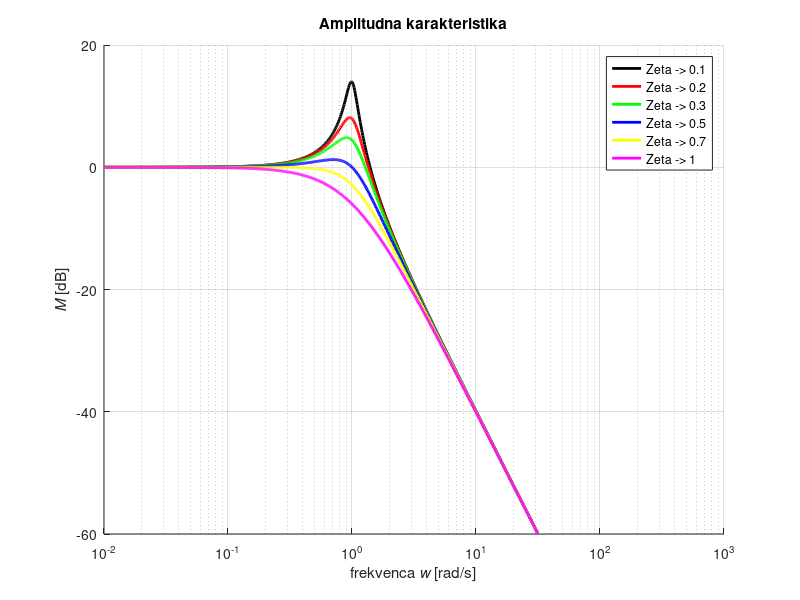
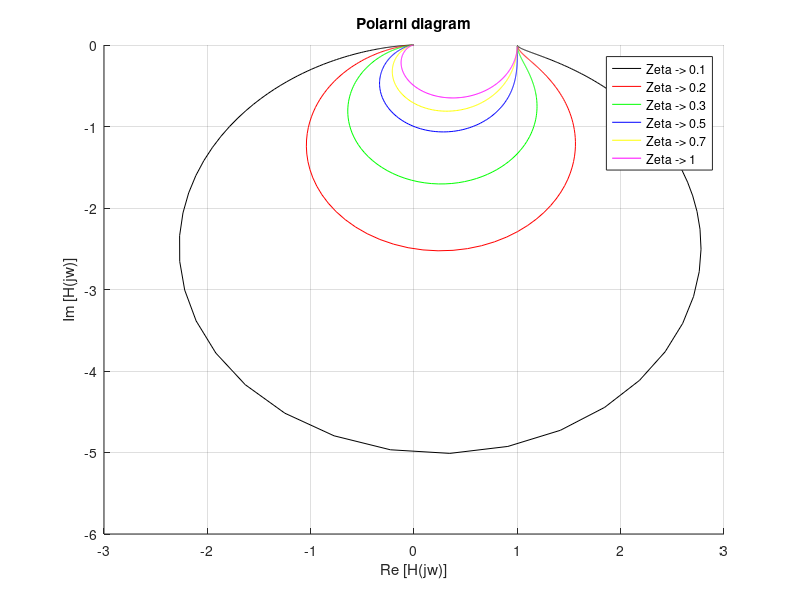

These charts were generated, in order, by the following MATLAB code:
#LabSignaliVaja 1a

#         K                 1 
# H(s) = ---   ------------------------------
#        Wn^₂   1 + 2*zeta*(s)/Wn + s^2/Wn^2
 

close all; clear all; clc;
#BODE  2 order
#Nastavitve 
  %w od kje do kje risat
  w = logspace(-2,3, 1000);  #Frekvenca od kje rasati
  r_zac = 1e-2;
  r_kon = 1e3; 
  %Nastevitem magnetud amplitudnega grafa
  mag_low = -60;    
  mag_high = 20;
  #zapisemo ulomek kar direktno iz enacbe
  
  zeta = [0.1, 0.2, 0.3, 0.5, 0.7, 1]
  barva = ['k', 'r', 'g', 'b', 'y', 'm'];
  
  Mrb = 20 * log10(1 ./(2 .*zeta.*sqrt(1-zeta.^2)));
  printf("All resonace summit:\n");
  
  for i=1:length(zeta)
  
  wn = 1; 

  num =  1 * [ 1 ];
  den = [1 2*zeta(i) 1];
 

  
#BODE COMPUTER DRAW =======  
  #naredimo system matriko
  sys = tf(num, den);
  #pretvori v bode
  [mag, phase] = bode(sys, w);
  dbmag = 20*log10(mag);
  
#=========

#BODE 2 stopnje
#DRAW AOSINTOTE!!
  %poiscemo zeto numerator
  zeta_num = 18/(2*sqrt(900));
  wn = 30;
  %poiscemo zeto dominator
  zeta_dom = 1;
#apsimthote-> enacba pretvorjena, da dobimo pole in nicle
#            5*[1 + 2*0.3(s/30) + (s/30)^2]
# H(s) = -----------------------------------
#            (1+(s/90))^2 (1 + s/1000)
#V imenovalcu imamo a = 5 in 2 stopnje dode diagram zeta = 0.3;
   %posebej bomo morali računati amplitude in phase zaradi te značilnosti
#V števcu imamo 2 oklepaja. Prvi je Bode 2 stopnje, ampak je theta=1 in se lahko pretvori
    %v dva diagrama 1 stopnje, in se racuna vse x2.
    %Ta drug oklepaj je bode diagram 1 stopnje in se ga racuna po tastarem znanem postopku.

#Prepisani poli, nicle, konstanta    
  a = 5;
  b = 30;
  c = 90;
  d = 1000;

#Zapisemo v vektor "frekvenc", za manj pisanja in racunaja pri izrisu grafa
%poli = [r_zac, 30,  90, 1000, r_kon]

#Oznacimo zacetek in konec
  razpone = [r_zac r_kon];
  
  printf("\t Zeta: %f -> Mrb = %f\n", zeta(i) ,Mrb(i))

#==============AMPLITUDE=====================
#====REAL DIAGRAM?==============
  fig1 = figure(1);
  set(fig1,'Units','centimeters','Position',[5 2 20 18]);
  %Bode Graph Computer Real Line
   hold on;
  semilogx(w, dbmag, barva(i), 'LineWidth', 2); hold on;

  
  axis([ razpone mag_low mag_high])
  endfor
   xlabel('frekvenca {\itw} [rad/s]'); ylabel('{\itM} [dB]');
   legend("Zeta -> 0.1", "Zeta -> 0.2", "Zeta -> 0.3", "Zeta -> 0.5", "Zeta -> 0.7", "Zeta -> 1");
  grid on; title('Amplitudna karakteristika');
 
 pause(1);
#==================POLAR DIAGRAM========================
for i= 1:length(zeta)

  num =  1 * [ 1 ];
  den = [1 2*zeta(i) 1];
  sys = tf(num, den);
  [re, im] = nyquist(sys, w);
 fig2 = figure(2);
  
  hold on;
  plot(re, im, barva(i)); grid on;
  
  endfor;
  xlabel('Re [H(jw)]'); ylabel('Im [H(jw)]');
  legend("Zeta -> 0.1", "Zeta -> 0.2", "Zeta -> 0.3", "Zeta -> 0.5", "Zeta -> 0.7", "Zeta -> 1");
  title('Polarni diagram'); 
 pause(2);

 
